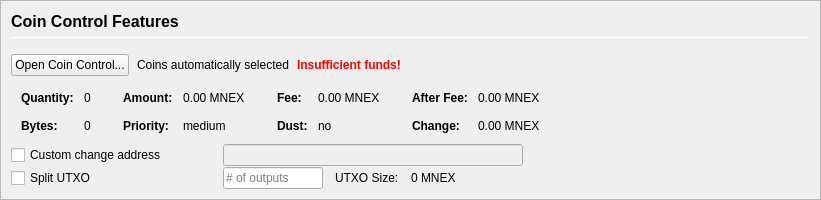
         <widget class="QFrame" name="frameCoinControl">
          <property name="sizePolicy">
           <sizepolicy hsizetype="Expanding" vsizetype="Expanding">
            <horstretch>0</horstretch>
            <verstretch>0</verstretch>
           </sizepolicy>
          </property>
          <property name="maximumSize">
           <size>
            <width>16777215</width>
            <height>16777215</height>
           </size>
          </property>
          <property name="frameShape">
           <enum>QFrame::StyledPanel</enum>
          </property>
          <property name="frameShadow">
           <enum>QFrame::Sunken</enum>
          </property>
          <layout class="QVBoxLayout" name="verticalLayoutCoinControl2">
           <property name="spacing">
            <number>0</number>
           </property>
           <property name="leftMargin">
            <number>0</number>
           </property>
           <property name="topMargin">
            <number>0</number>
           </property>
           <property name="rightMargin">
            <number>0</number>
           </property>
           <property name="bottomMargin">
            <number>0</number>
           </property>
           <item>
            <widget class="QFrame" name="frameCoinControl_BG">
             <layout class="QVBoxLayout" name="verticalLayoutCoinControl" stretch="0,0,0,0,0,0">
              <property name="spacing">
               <number>1</number>
              </property>
              <property name="leftMargin">
               <number>10</number>
              </property>
              <property name="topMargin">
               <number>10</number>
              </property>
              <item>
               <layout class="QHBoxLayout" name="horizontalLayoutCoinControl1">
                <property name="bottomMargin">
                 <number>15</number>
                </property>
                <item>
                 <layout class="QVBoxLayout" name="verticalLayout_3">
                  <property name="spacing">
                   <number>6</number>
                  </property>
                  <item>
                   <widget class="QLabel" name="labelCoinControlFeatures">
                    <property name="sizePolicy">
                     <sizepolicy hsizetype="Preferred" vsizetype="Maximum">
                      <horstretch>0</horstretch>
                      <verstretch>0</verstretch>
                     </sizepolicy>
                    </property>
                    <property name="minimumSize">
                     <size>
                      <width>0</width>
                      <height>20</height>
                     </size>
                    </property>
                    <property name="font">
                     <font>
                      <pointsize>12</pointsize>
                      <weight>75</weight>
                      <bold>true</bold>
                     </font>
                    </property>
                    <property name="styleSheet">
                     <string notr="true">font-weight:bold;</string>
                    </property>
                    <property name="text">
                     <string>Coin Control Features</string>
                    </property>
                   </widget>
                  </item>
                  <item>
                   <widget class="Line" name="line">
                    <property name="minimumSize">
                     <size>
                      <width>0</width>
                      <height>1</height>
                     </size>
                    </property>
                    <property name="maximumSize">
                     <size>
                      <width>16777215</width>
                      <height>1</height>
                     </size>
                    </property>
                    <property name="orientation">
                     <enum>Qt::Horizontal</enum>
                    </property>
                   </widget>
                  </item>
                 </layout>
                </item>
               </layout>
              </item>
              <item>
               <layout class="QHBoxLayout" name="horizontalLayoutCoinControl2" stretch="0,0,0,0">
                <property name="spacing">
                 <number>8</number>
                </property>
                <property name="bottomMargin">
                 <number>10</number>
                </property>
                <item>
                 <widget class="QPushButton" name="pushButtonCoinControl">
                  <property name="styleSheet">
                   <string notr="true"/>
                  </property>
                  <property name="text">
                   <string>Open Coin Control...</string>
                  </property>
                  <property name="autoDefault">
                   <bool>false</bool>
                  </property>
                 </widget>
                </item>
                <item>
                 <widget class="QLabel" name="labelCoinControlAutomaticallySelected">
                  <property name="text">
                   <string>Coins automatically selected</string>
                  </property>
                  <property name="margin">
                   <number>5</number>
                  </property>
                 </widget>
                </item>
                <item>
                 <widget class="QLabel" name="labelCoinControlInsuffFunds">
                  <property name="font">
                   <font>
                    <weight>75</weight>
                    <bold>true</bold>
                   </font>
                  </property>
                  <property name="styleSheet">
                   <string notr="true">color:red;font-weight:bold;</string>
                  </property>
                  <property name="text">
                   <string>Insufficient funds!</string>
                  </property>
                  <property name="margin">
                   <number>5</number>
                  </property>
                 </widget>
                </item>
                <item>
                 <spacer name="horizontalSpacerCoinControl">
                  <property name="orientation">
                   <enum>Qt::Horizontal</enum>
                  </property>
                  <property name="sizeHint" stdset="0">
                   <size>
                    <width>40</width>
                    <height>1</height>
                   </size>
                  </property>
                 </spacer>
                </item>
               </layout>
              </item>
              <item>
               <widget class="QWidget" name="widgetCoinControl" native="true">
                <property name="sizePolicy">
                 <sizepolicy hsizetype="Preferred" vsizetype="Preferred">
                  <horstretch>0</horstretch>
                  <verstretch>0</verstretch>
                 </sizepolicy>
                </property>
                <property name="minimumSize">
                 <size>
                  <width>0</width>
                  <height>0</height>
                 </size>
                </property>
                <property name="styleSheet">
                 <string notr="true"/>
                </property>
                <layout class="QHBoxLayout" name="horizontalLayoutCoinControl5">
                 <property name="leftMargin">
                  <number>0</number>
                 </property>
                 <property name="topMargin">
                  <number>0</number>
                 </property>
                 <property name="rightMargin">
                  <number>0</number>
                 </property>
                 <property name="bottomMargin">
                  <number>0</number>
                 </property>
                 <item>
                  <layout class="QHBoxLayout" name="horizontalLayoutCoinControl3" stretch="0,0,0,1">
                   <property name="spacing">
                    <number>20</number>
                   </property>
                   <property name="topMargin">
                    <number>0</number>
                   </property>
                   <property name="bottomMargin">
                    <number>10</number>
                   </property>
                   <item>
                    <layout class="QFormLayout" name="formLayoutCoinControl1">
                     <property name="horizontalSpacing">
                      <number>10</number>
                     </property>
                     <property name="verticalSpacing">
                      <number>14</number>
                     </property>
                     <property name="leftMargin">
                      <number>10</number>
                     </property>
                     <property name="topMargin">
                      <number>4</number>
                     </property>
                     <property name="rightMargin">
                      <number>6</number>
                     </property>
                     <item row="0" column="0">
                      <widget class="QLabel" name="labelCoinControlQuantityText">
                       <property name="font">
                        <font>
                         <weight>75</weight>
                         <bold>true</bold>
                        </font>
                       </property>
                       <property name="text">
                        <string>Quantity:</string>
                       </property>
                       <property name="margin">
                        <number>0</number>
                       </property>
                      </widget>
                     </item>
                     <item row="0" column="1">
                      <widget class="QLabel" name="labelCoinControlQuantity">
                       <property name="cursor">
                        <cursorShape>IBeamCursor</cursorShape>
                       </property>
                       <property name="contextMenuPolicy">
                        <enum>Qt::ActionsContextMenu</enum>
                       </property>
                       <property name="text">
                        <string notr="true">0</string>
                       </property>
                       <property name="margin">
                        <number>0</number>
                       </property>
                       <property name="textInteractionFlags">
                        <set>Qt::LinksAccessibleByMouse|Qt::TextSelectableByKeyboard|Qt::TextSelectableByMouse</set>
                       </property>
                      </widget>
                     </item>
                     <item row="1" column="0">
                      <widget class="QLabel" name="labelCoinControlBytesText">
                       <property name="font">
                        <font>
                         <weight>75</weight>
                         <bold>true</bold>
                        </font>
                       </property>
                       <property name="text">
                        <string>Bytes:</string>
                       </property>
                      </widget>
                     </item>
                     <item row="1" column="1">
                      <widget class="QLabel" name="labelCoinControlBytes">
                       <property name="cursor">
                        <cursorShape>IBeamCursor</cursorShape>
                       </property>
                       <property name="contextMenuPolicy">
                        <enum>Qt::ActionsContextMenu</enum>
                       </property>
                       <property name="text">
                        <string notr="true">0</string>
                       </property>
                       <property name="textInteractionFlags">
                        <set>Qt::LinksAccessibleByMouse|Qt::TextSelectableByKeyboard|Qt::TextSelectableByMouse</set>
                       </property>
                      </widget>
                     </item>
                    </layout>
                   </item>
                   <item>
                    <layout class="QFormLayout" name="formLayoutCoinControl2">
                     <property name="horizontalSpacing">
                      <number>10</number>
                     </property>
                     <property name="verticalSpacing">
                      <number>14</number>
                     </property>
                     <property name="leftMargin">
                      <number>6</number>
                     </property>
                     <property name="topMargin">
                      <number>4</number>
                     </property>
                     <property name="rightMargin">
                      <number>6</number>
                     </property>
                     <item row="0" column="0">
                      <widget class="QLabel" name="labelCoinControlAmountText">
                       <property name="font">
                        <font>
                         <weight>75</weight>
                         <bold>true</bold>
                        </font>
                       </property>
                       <property name="text">
                        <string>Amount:</string>
                       </property>
                       <property name="margin">
                        <number>0</number>
                       </property>
                      </widget>
                     </item>
                     <item row="0" column="1">
                      <widget class="QLabel" name="labelCoinControlAmount">
                       <property name="cursor">
                        <cursorShape>IBeamCursor</cursorShape>
                       </property>
                       <property name="contextMenuPolicy">
                        <enum>Qt::ActionsContextMenu</enum>
                       </property>
                       <property name="text">
                        <string notr="true">0.00 MNEX</string>
                       </property>
                       <property name="textInteractionFlags">
                        <set>Qt::LinksAccessibleByMouse|Qt::TextSelectableByKeyboard|Qt::TextSelectableByMouse</set>
                       </property>
                      </widget>
                     </item>
                     <item row="1" column="0">
                      <widget class="QLabel" name="labelCoinControlPriorityText">
                       <property name="font">
                        <font>
                         <weight>75</weight>
                         <bold>true</bold>
                        </font>
                       </property>
                       <property name="text">
                        <string>Priority:</string>
                       </property>
                      </widget>
                     </item>
                     <item row="1" column="1">
                      <widget class="QLabel" name="labelCoinControlPriority">
                       <property name="cursor">
                        <cursorShape>IBeamCursor</cursorShape>
                       </property>
                       <property name="contextMenuPolicy">
                        <enum>Qt::ActionsContextMenu</enum>
                       </property>
                       <property name="text">
                        <string>medium</string>
                       </property>
                       <property name="textInteractionFlags">
                        <set>Qt::LinksAccessibleByMouse|Qt::TextSelectableByKeyboard|Qt::TextSelectableByMouse</set>
                       </property>
                      </widget>
                     </item>
                    </layout>
                   </item>
                   <item>
                    <layout class="QFormLayout" name="formLayoutCoinControl3">
                     <property name="horizontalSpacing">
                      <number>10</number>
                     </property>
                     <property name="verticalSpacing">
                      <number>14</number>
                     </property>
                     <property name="leftMargin">
                      <number>6</number>
                     </property>
                     <property name="topMargin">
                      <number>4</number>
                     </property>
                     <property name="rightMargin">
                      <number>6</number>
                     </property>
                     <item row="0" column="0">
                      <widget class="QLabel" name="labelCoinControlFeeText">
                       <property name="font">
                        <font>
                         <weight>75</weight>
                         <bold>true</bold>
                        </font>
                       </property>
                       <property name="text">
                        <string>Fee:</string>
                       </property>
                       <property name="margin">
                        <number>0</number>
                       </property>
                      </widget>
                     </item>
                     <item row="0" column="1">
                      <widget class="QLabel" name="labelCoinControlFee">
                       <property name="cursor">
                        <cursorShape>IBeamCursor</cursorShape>
                       </property>
                       <property name="contextMenuPolicy">
                        <enum>Qt::ActionsContextMenu</enum>
                       </property>
                       <property name="text">
                        <string notr="true">0.00 MNEX</string>
                       </property>
                       <property name="textInteractionFlags">
                        <set>Qt::LinksAccessibleByMouse|Qt::TextSelectableByKeyboard|Qt::TextSelectableByMouse</set>
                       </property>
                      </widget>
                     </item>
                     <item row="1" column="0">
                      <widget class="QLabel" name="labelCoinControlLowOutputText">
                       <property name="font">
                        <font>
                         <weight>75</weight>
                         <bold>true</bold>
                        </font>
                       </property>
                       <property name="text">
                        <string>Dust:</string>
                       </property>
                      </widget>
                     </item>
                     <item row="1" column="1">
                      <widget class="QLabel" name="labelCoinControlLowOutput">
                       <property name="cursor">
                        <cursorShape>IBeamCursor</cursorShape>
                       </property>
                       <property name="contextMenuPolicy">
                        <enum>Qt::ActionsContextMenu</enum>
                       </property>
                       <property name="text">
                        <string>no</string>
                       </property>
                       <property name="textInteractionFlags">
                        <set>Qt::LinksAccessibleByMouse|Qt::TextSelectableByKeyboard|Qt::TextSelectableByMouse</set>
                       </property>
                      </widget>
                     </item>
                    </layout>
                   </item>
                   <item>
                    <layout class="QFormLayout" name="formLayoutCoinControl4">
                     <property name="horizontalSpacing">
                      <number>10</number>
                     </property>
                     <property name="verticalSpacing">
                      <number>14</number>
                     </property>
                     <property name="leftMargin">
                      <number>6</number>
                     </property>
                     <property name="topMargin">
                      <number>4</number>
                     </property>
                     <property name="rightMargin">
                      <number>6</number>
                     </property>
                     <item row="0" column="0">
                      <widget class="QLabel" name="labelCoinControlAfterFeeText">
                       <property name="font">
                        <font>
                         <weight>75</weight>
                         <bold>true</bold>
                        </font>
                       </property>
                       <property name="text">
                        <string>After Fee:</string>
                       </property>
                       <property name="margin">
                        <number>0</number>
                       </property>
                      </widget>
                     </item>
                     <item row="0" column="1">
                      <widget class="QLabel" name="labelCoinControlAfterFee">
                       <property name="cursor">
                        <cursorShape>IBeamCursor</cursorShape>
                       </property>
                       <property name="contextMenuPolicy">
                        <enum>Qt::ActionsContextMenu</enum>
                       </property>
                       <property name="text">
                        <string notr="true">0.00 MNEX</string>
                       </property>
                       <property name="textInteractionFlags">
                        <set>Qt::LinksAccessibleByMouse|Qt::TextSelectableByKeyboard|Qt::TextSelectableByMouse</set>
                       </property>
                      </widget>
                     </item>
                     <item row="1" column="0">
                      <widget class="QLabel" name="labelCoinControlChangeText">
                       <property name="font">
                        <font>
                         <weight>75</weight>
                         <bold>true</bold>
                        </font>
                       </property>
                       <property name="text">
                        <string>Change:</string>
                       </property>
                      </widget>
                     </item>
                     <item row="1" column="1">
                      <widget class="QLabel" name="labelCoinControlChange">
                       <property name="cursor">
                        <cursorShape>IBeamCursor</cursorShape>
                       </property>
                       <property name="contextMenuPolicy">
                        <enum>Qt::ActionsContextMenu</enum>
                       </property>
                       <property name="text">
                        <string notr="true">0.00 MNEX</string>
                       </property>
                       <property name="textInteractionFlags">
                        <set>Qt::LinksAccessibleByMouse|Qt::TextSelectableByKeyboard|Qt::TextSelectableByMouse</set>
                       </property>
                      </widget>
                     </item>
                    </layout>
                   </item>
                  </layout>
                 </item>
                </layout>
               </widget>
              </item>
              <item>
               <layout class="QHBoxLayout" name="horizontalLayoutCoinControl4">
                <property name="spacing">
                 <number>12</number>
                </property>
                <property name="sizeConstraint">
                 <enum>QLayout::SetDefaultConstraint</enum>
                </property>
                <property name="topMargin">
                 <number>0</number>
                </property>
                <property name="rightMargin">
                 <number>0</number>
                </property>
                <item>
                 <widget class="QCheckBox" name="checkBoxCoinControlChange">
                  <property name="sizePolicy">
                   <sizepolicy hsizetype="Preferred" vsizetype="Preferred">
                    <horstretch>0</horstretch>
                    <verstretch>0</verstretch>
                   </sizepolicy>
                  </property>
                  <property name="minimumSize">
                   <size>
                    <width>200</width>
                    <height>0</height>
                   </size>
                  </property>
                  <property name="maximumSize">
                   <size>
                    <width>200</width>
                    <height>16777215</height>
                   </size>
                  </property>
                  <property name="toolTip">
                   <string>If this is activated, but the change address is empty or invalid, change will be sent to a newly generated address.</string>
                  </property>
                  <property name="text">
                   <string>Custom change address</string>
                  </property>
                 </widget>
                </item>
                <item>
                 <widget class="QValidatedLineEdit" name="lineEditCoinControlChange">
                  <property name="enabled">
                   <bool>false</bool>
                  </property>
                  <property name="sizePolicy">
                   <sizepolicy hsizetype="Preferred" vsizetype="Preferred">
                    <horstretch>0</horstretch>
                    <verstretch>0</verstretch>
                   </sizepolicy>
                  </property>
                  <property name="minimumSize">
                   <size>
                    <width>300</width>
                    <height>0</height>
                   </size>
                  </property>
                 </widget>
                </item>
                <item>
                 <widget class="QLabel" name="labelCoinControlChangeLabel">
                  <property name="sizePolicy">
                   <sizepolicy hsizetype="Preferred" vsizetype="Preferred">
                    <horstretch>0</horstretch>
                    <verstretch>0</verstretch>
                   </sizepolicy>
                  </property>
                  <property name="minimumSize">
                   <size>
                    <width>100</width>
                    <height>0</height>
                   </size>
                  </property>
                  <property name="text">
                   <string/>
                  </property>
                  <property name="margin">
                   <number>3</number>
                  </property>
                 </widget>
                </item>
               </layout>
              </item>
              <item>
               <layout class="QHBoxLayout" name="horizontalLayoutCoinControl6">
                <property name="spacing">
                 <number>12</number>
                </property>
                <property name="rightMargin">
                 <number>0</number>
                </property>
                <item>
                 <widget class="QCheckBox" name="splitBlockCheckBox">
                  <property name="sizePolicy">
                   <sizepolicy hsizetype="Preferred" vsizetype="Preferred">
                    <horstretch>0</horstretch>
                    <verstretch>0</verstretch>
                   </sizepolicy>
                  </property>
                  <property name="minimumSize">
                   <size>
                    <width>200</width>
                    <height>0</height>
                   </size>
                  </property>
                  <property name="maximumSize">
                   <size>
                    <width>200</width>
                    <height>16777215</height>
                   </size>
                  </property>
                  <property name="text">
                   <string>Split UTXO</string>
                  </property>
                 </widget>
                </item>
                <item>
                 <widget class="QLineEdit" name="splitBlockLineEdit">
                  <property name="sizePolicy">
                   <sizepolicy hsizetype="Preferred" vsizetype="Preferred">
                    <horstretch>50</horstretch>
                    <verstretch>0</verstretch>
                   </sizepolicy>
                  </property>
                  <property name="minimumSize">
                   <size>
                    <width>100</width>
                    <height>0</height>
                   </size>
                  </property>
                  <property name="maximumSize">
                   <size>
                    <width>100</width>
                    <height>16777215</height>
                   </size>
                  </property>
                  <property name="placeholderText">
                   <string># of outputs</string>
                  </property>
                 </widget>
                </item>
                <item>
                 <widget class="QLabel" name="labelBlockSizeText">
                  <property name="text">
                   <string>UTXO Size:</string>
                  </property>
                 </widget>
                </item>
                <item>
                 <widget class="QLabel" name="labelBlockSize">
                  <property name="text">
                   <string>0 MNEX</string>
                  </property>
                 </widget>
                </item>
                <item>
                 <spacer name="horizontalSpacer_7">
                  <property name="orientation">
                   <enum>Qt::Horizontal</enum>
                  </property>
                  <property name="sizeHint" stdset="0">
                   <size>
                    <width>40</width>
                    <height>20</height>
                   </size>
                  </property>
                 </spacer>
                </item>
               </layout>
              </item>
              <item>
               <spacer name="verticalSpacerCoinControl">
                <property name="orientation">
                 <enum>Qt::Vertical</enum>
                </property>
                <property name="sizeHint" stdset="0">
                 <size>
                  <width>800</width>
                  <height>1</height>
                 </size>
                </property>
               </spacer>
              </item>
             </layout>
            </widget>
           </item>
          </layout>
         </widget>
